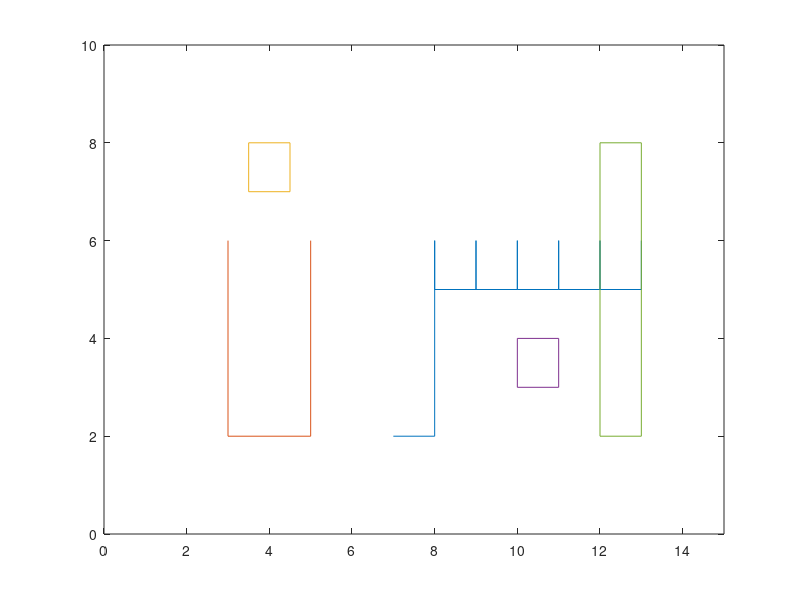

Reproduce this figure in MATLAB.

clc;
close all;
clear all;
x=[7 8 8 8 9 9 9 10 10 10 11 11 11 12 12 12 13 13 ];
y=[2 2 6 5 5 6 5 5 6 5 5 6 5 5 6 5 5 6 ];
m=[3 3 5 5];
n=[6 2 2 6];
q=[3.5 4.5 4.5 3.5 3.5];
w=[7 7 8 8 7];
r=[10 11 11 10 10];
t=[3 3 4 4 3];
u=[12 13 13 12 12];
i=[2 2 8 8 2];
plot(x,y,m,n,q,w,r,t,u,i);
axis([0 15 0 10]);